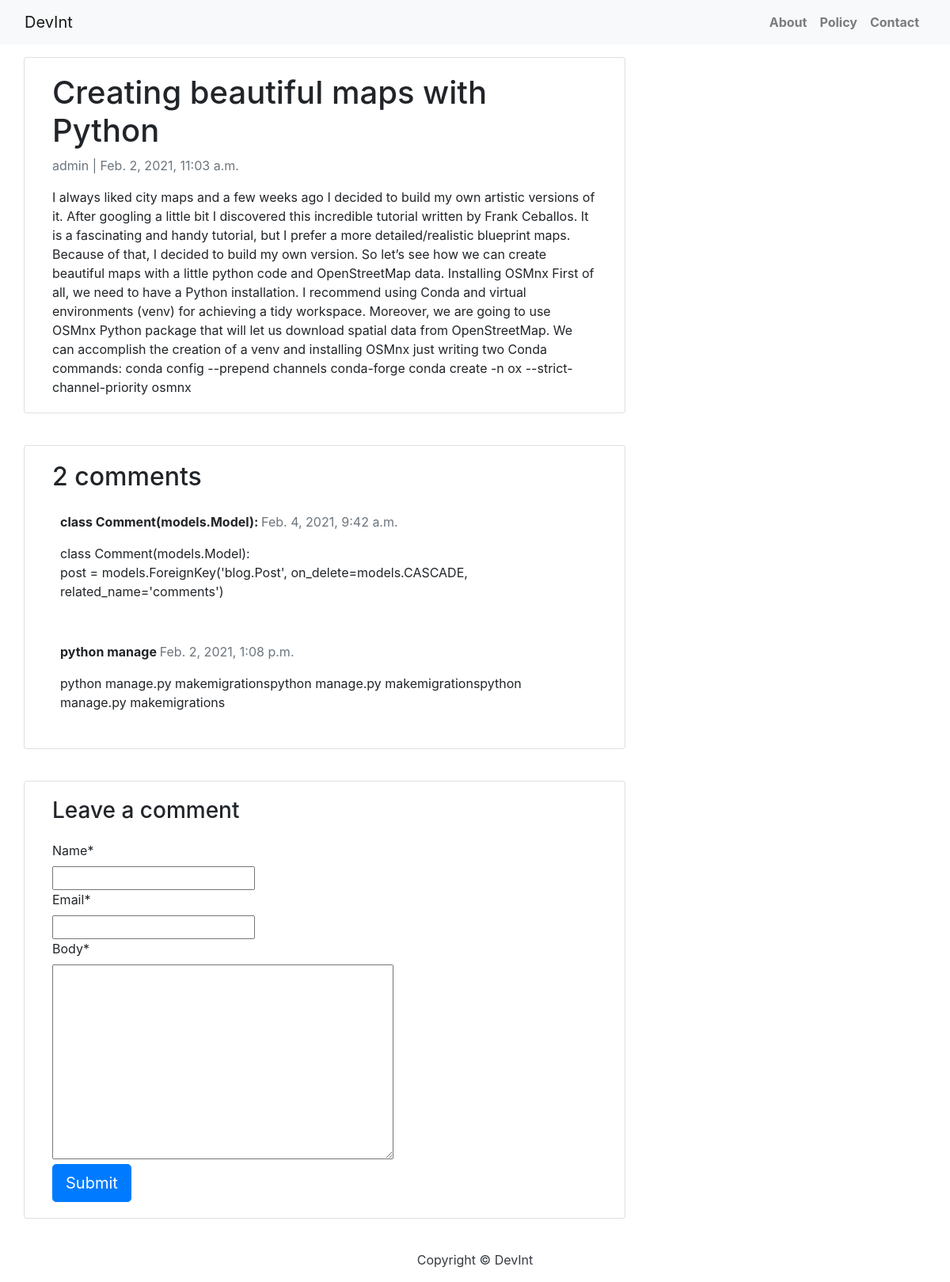
Screenshot of /blog_one/ with the database file from the repository.
### blog/models.py (models this page shows, shortened)
class Post(models.Model):
    title = models.CharField(max_length=200, unique=True)
    slug = models.SlugField(max_length=200, unique=True)
    author = models.ForeignKey(
        User, on_delete=models.CASCADE, related_name="blog_posts"
    )
    updated_on = models.DateTimeField(auto_now=True)
    content = models.TextField()
    created_on = models.DateTimeField(auto_now_add=True)
    status = models.IntegerField(choices=STATUS, default=0)
    class Meta:
        ordering = ["-created_on"]

class Comment(models.Model):
    post = models.ForeignKey(Post, on_delete=models.CASCADE, related_name="comments")
    name = models.CharField(max_length=80)
    email = models.EmailField()
    body = models.TextField()
    created_on = models.DateTimeField(auto_now_add=True)
    active = models.BooleanField(default=False)
    class Meta:
        ordering = ["created_on"]

### blog/views.py (the view)
# urls.py: path("<slug:slug>/", views.post_detail, name="post_detail"),
def post_detail(request, slug):
    template_name = "post_detail.html"
    post = get_object_or_404(Post, slug=slug)
    comments = post.comments.filter(active=True).order_by("-created_on")
    new_comment = None
    if request.method == "POST":
        comment_form = CommentForm(data=request.POST)
        if comment_form.is_valid():
            new_comment = comment_form.save(commit=False)
            new_comment.post = post
            new_comment.save()
    else:
        comment_form = CommentForm()
    return render(
        request,
        template_name,
        {
            "post": post,
            "comments": comments,
            "new_comment": new_comment,
            "comment_form": comment_form,
        },
    )

### blog/forms.py
class CommentForm(forms.ModelForm):
    class Meta:
        model = Comment
        fields = ('name', 'email', 'body')

### templates/post_detail.html (shortened to what this page needs)
{% extends 'base.html' %} {% block content %}
{% load crispy_forms_tags %}
<div class="container">
  <div class="row">
    <div class="col-md-8 card mb-4  mt-3 left  top">
      <div class="card-body">
        <h1>{% block title %} {{ post.title }} {% endblock title %}</h1>
        <p class=" text-muted">{{ post.author }} | {{ post.created_on }}</p>
        <p class="card-text ">{{ post.content | safe }}</p>
      </div>
    </div>
    <div class="col-md-8 card mb-4  mt-3 ">
      <div class="card-body">
        {% with comments.count as total_comments %}
        <h2>{{ total_comments }} comments</h2>
          {% endwith %} {% for comment in comments %}
        <div class="comments" style="padding: 10px;">
          <p class="font-weight-bold">
            {{ comment.name }}
            <span class=" text-muted font-weight-normal">
              {{ comment.created_on }}
            </span>
          </p>
          {{ comment.body | linebreaks }}
        </div>
        {% endfor %}
      </div>
    </div>
    <div class="col-md-8 card mb-4  mt-3 ">
      <div class="card-body">
        {% if new_comment %}
        <div class="alert alert-success" role="alert">
          Your comment is awaiting moderation
        </div>
        {% else %}
        <h3>Leave a comment</h3>
        <form method="post" style="margin-top: 1.3em;">
          {{ comment_form | crispy }}
          <button type="submit" class="btn btn-primary  btn-lg">Submit</button>
        </form>
        {% endif %}
      </div>
    </div>
  </div>
</div>
{% endblock content %}

### templates/base.html (shortened to what this page needs)
{% load static %}
<!DOCTYPE html>
<head>
  <link rel="stylesheet" href="https://maxcdn.bootstrapcdn.com/bootstrap/4.0.0/css/bootstrap.min.css"
 />
  <link rel="stylesheet" type="text/css" href="{% static 'css/blog.css' %}">
</head>
<body>
  <nav class="navbar navbar-expand-lg navbar-light bg-light shadow" id="mainNav">
    <div class="container-fluid">
      <a class="navbar-brand" href="{% url 'home' %}">DevInt</a>
      <div class="collapse navbar-collapse" id="navbarResponsive">
        <ul class="navbar-nav ml-auto">
          <li class="nav-item text-black">
            <a class="nav-link text-black font-weight-bold" href="#">About</a>
          </li>
          <li class="nav-item text-black">
            <a class="nav-link text-black font-weight-bold" href="#">Policy</a>
          </li>
          <li class="nav-item text-black">
            <a class="nav-link text-black font-weight-bold" href="#">Contact</a>
          </li>
        </ul>
      </div>
    </div>
  </nav>
  {% block content %}{% endblock content %}
  <footer class="py-3 bg-grey">
    <p class="m-0 text-dark text-center ">Copyright &copy; DevInt</p>
  </footer>
</body>
</html>

### rows the page displays
Post: title "Creating beautiful maps with Python", author "admin", created_on "Feb. 2, 2021, 11:03 a.m.", content "I always liked city maps and a few weeks ago I decided to build my own artistic versions of it. After googling a little bit I discovered this incredible tutorial written by Frank Ceballos. It is a fascinating and handy tutorial, but I prefer a more detailed/realistic blueprint maps. Because of that, I decided to build my own version. So let’s see how we can create beautiful maps with a little python code and OpenStreetMap data. Installing OSMnx First of all, we need to have a Python installation. I recommend using Conda and virtual environments (venv) for achieving a tidy workspace. Moreover, we are going to use OSMnx Python package that will let us download spatial data from OpenStreetMap.…"
Comment: name "class Comment(models.Model):", created_on "Feb. 4, 2021, 9:42 a.m.", body "class Comment(models.Model): post = models.ForeignKey('blog.Post', on_delete=models.CASCADE, related_name='comments')"
Comment: name "python manage", created_on "Feb. 2, 2021, 1:08 p.m.", body "python manage.py makemigrationspython manage.py makemigrationspython manage.py makemigrations"

### other values shown
{{ total_comments }} "2"
